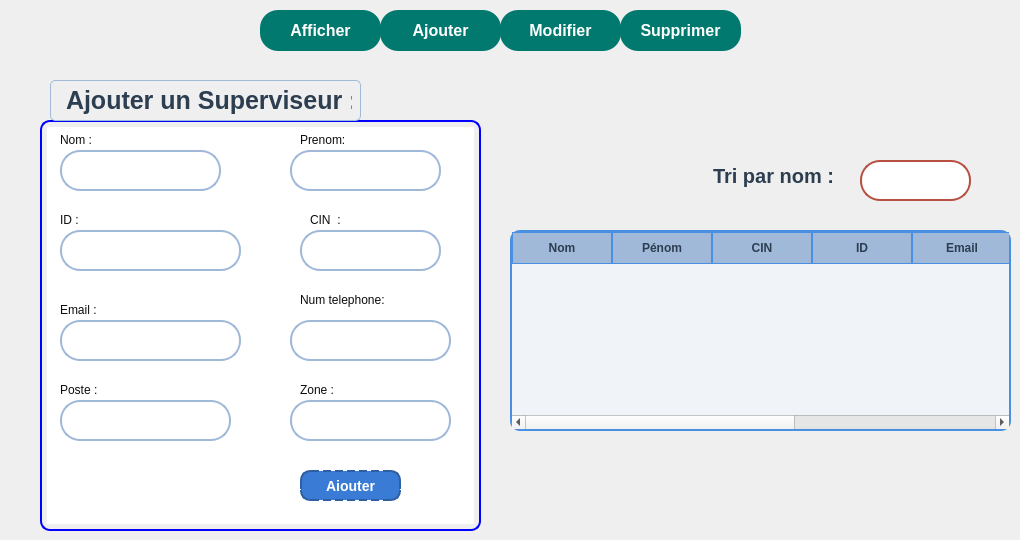
     <widget class="QWidget" name="AjSuperv">
      <widget class="QLabel" name="label_11">
       <property name="geometry">
        <rect>
         <x>50</x>
         <y>80</y>
         <width>311</width>
         <height>41</height>
        </rect>
       </property>
       <property name="styleSheet">
        <string notr="true">#label_11 { 
    font-size: 25px; /* Taille réduite du texte */
    font-weight: bold; /* Texte en gras pour un effet titre */
    color: #2C3E50; /* Bleu foncé pour une bonne lisibilité */
    background-color: transparent; /* Fond transparent */
    padding: 4px 8px; /* Espacement pour l'aération */
    border: 1px solid #A0B9D9; /* Légère bordure bleu-gris pastel */
    border-radius: 5px; /* Coins légèrement arrondis */
    text-align: center; /* Centrage du texte */
}
</string>
       </property>
       <property name="text">
        <string>Ajouter un Superviseur :</string>
       </property>
      </widget>
      <widget class="QListWidget" name="listWidget">
       <property name="geometry">
        <rect>
         <x>40</x>
         <y>120</y>
         <width>441</width>
         <height>411</height>
        </rect>
       </property>
       <property name="styleSheet">
        <string notr="true">QListWidget {
    border: 2px solid blue;    /* Bordure bleue */
    border-radius: 10px;        /* Coins arrondis */
    padding: 5px;               /* Un peu d'espace à l'intérieur */
}
</string>
       </property>
      </widget>
      <widget class="QLabel" name="label_18">
       <property name="geometry">
        <rect>
         <x>60</x>
         <y>130</y>
         <width>63</width>
         <height>20</height>
        </rect>
       </property>
       <property name="styleSheet">
        <string notr="true">color: rgb(12, 12, 12);</string>
       </property>
       <property name="text">
        <string>Nom :</string>
       </property>
      </widget>
      <widget class="QLineEdit" name="NomLineEdit">
       <property name="geometry">
        <rect>
         <x>60</x>
         <y>150</y>
         <width>161</width>
         <height>41</height>
        </rect>
       </property>
       <property name="acceptDrops">
        <bool>true</bool>
       </property>
       <property name="styleSheet">
        <string notr="true">#NomLineEdit {
    background-color: #FFFFFF; /* Blanc pur pour un bon contraste */
    border: 2px solid #A0B9D9; /* Bordure bleu-gris pastel */
    border-radius: 20px; /* Coins arrondis */
    padding: 8px 12px; /* Espacement interne */
    font-size: 16px; /* Taille de police agréable */
    color: #2C3E50; /* Bleu foncé pour le texte */
    selection-background-color: #A0B9D9; /* Couleur de sélection */
}

#NomLineEdit:focus {
    border: 2px solid #4A90E2; /* Bleu clair plus intense lors du focus */
    background-color: #F0F4F8; /* Légère variation pour effet moderne */
}

</string>
       </property>
       <property name="text">
        <string/>
       </property>
      </widget>
      <widget class="QLabel" name="label_19">
       <property name="geometry">
        <rect>
         <x>300</x>
         <y>130</y>
         <width>63</width>
         <height>20</height>
        </rect>
       </property>
       <property name="styleSheet">
        <string notr="true">color: rgb(12, 12, 12);</string>
       </property>
       <property name="text">
        <string>Prenom:</string>
       </property>
      </widget>
      <widget class="QLineEdit" name="PrenLineEdit">
       <property name="geometry">
        <rect>
         <x>290</x>
         <y>150</y>
         <width>151</width>
         <height>41</height>
        </rect>
       </property>
       <property name="styleSheet">
        <string notr="true">#PrenLineEdit {
    background-color: #FFFFFF; /* Blanc pur pour un bon contraste */
    border: 2px solid #A0B9D9; /* Bordure bleu-gris pastel */
    border-radius: 20px; /* Coins arrondis */
    padding: 8px 12px; /* Espacement interne */
    font-size: 16px; /* Taille de police agréable */
    color: #2C3E50; /* Bleu foncé pour le texte */
    selection-background-color: #A0B9D9; /* Couleur de sélection */
}

#PrenLineEdit:focus {
    border: 2px solid #4A90E2; /* Bleu clair plus intense lors du focus */
    background-color: #F0F4F8; /* Légère variation pour effet moderne */
}

</string>
       </property>
       <property name="text">
        <string/>
       </property>
      </widget>
      <widget class="QLineEdit" name="IDLineEdit">
       <property name="geometry">
        <rect>
         <x>60</x>
         <y>230</y>
         <width>181</width>
         <height>41</height>
        </rect>
       </property>
       <property name="styleSheet">
        <string notr="true">#IDLineEdit {
    background-color: #FFFFFF; /* Blanc pur pour un bon contraste */
    border: 2px solid #A0B9D9; /* Bordure bleu-gris pastel */
    border-radius: 20px; /* Coins arrondis */
    padding: 8px 12px; /* Espacement interne */
    font-size: 16px; /* Taille de police agréable */
    color: #2C3E50; /* Bleu foncé pour le texte */
    selection-background-color: #A0B9D9; /* Couleur de sélection */
}

#IDLineEdit:focus {
    border: 2px solid #4A90E2; /* Bleu clair plus intense lors du focus */
    background-color: #F0F4F8; /* Légère variation pour effet moderne */
}

</string>
       </property>
       <property name="text">
        <string/>
       </property>
      </widget>
      <widget class="QLabel" name="label_20">
       <property name="geometry">
        <rect>
         <x>60</x>
         <y>210</y>
         <width>63</width>
         <height>20</height>
        </rect>
       </property>
       <property name="styleSheet">
        <string notr="true">color: rgb(12, 12, 12);</string>
       </property>
       <property name="text">
        <string>ID :</string>
       </property>
      </widget>
      <widget class="QLineEdit" name="EmailLineEdit">
       <property name="geometry">
        <rect>
         <x>60</x>
         <y>320</y>
         <width>181</width>
         <height>41</height>
        </rect>
       </property>
       <property name="styleSheet">
        <string notr="true">#EmailLineEdit {
    background-color: #FFFFFF; /* Blanc pur pour un bon contraste */
    border: 2px solid #A0B9D9; /* Bordure bleu-gris pastel */
    border-radius: 20px; /* Coins arrondis */
    padding: 8px 12px; /* Espacement interne */
    font-size: 16px; /* Taille de police agréable */
    color: #2C3E50; /* Bleu foncé pour le texte */
    selection-background-color: #A0B9D9; /* Couleur de sélection */
}

#EmailLineEdit:focus {
    border: 2px solid #4A90E2; /* Bleu clair plus intense lors du focus */
    background-color: #F0F4F8; /* Légère variation pour effet moderne */
}

</string>
       </property>
       <property name="text">
        <string/>
       </property>
      </widget>
      <widget class="QLabel" name="label_21">
       <property name="geometry">
        <rect>
         <x>60</x>
         <y>300</y>
         <width>63</width>
         <height>20</height>
        </rect>
       </property>
       <property name="styleSheet">
        <string notr="true">color: rgb(12, 12, 12);</string>
       </property>
       <property name="text">
        <string>Email :</string>
       </property>
      </widget>
      <widget class="QLineEdit" name="TlfLineEdit">
       <property name="geometry">
        <rect>
         <x>290</x>
         <y>320</y>
         <width>161</width>
         <height>41</height>
        </rect>
       </property>
       <property name="styleSheet">
        <string notr="true">#TlfLineEdit {
    background-color: #FFFFFF; /* Blanc pur pour un bon contraste */
    border: 2px solid #A0B9D9; /* Bordure bleu-gris pastel */
    border-radius: 20px; /* Coins arrondis */
    padding: 8px 12px; /* Espacement interne */
    font-size: 16px; /* Taille de police agréable */
    color: #2C3E50; /* Bleu foncé pour le texte */
    selection-background-color: #A0B9D9; /* Couleur de sélection */
}

#TlfLineEdit:focus {
    border: 2px solid #4A90E2; /* Bleu clair plus intense lors du focus */
    background-color: #F0F4F8; /* Légère variation pour effet moderne */
}

</string>
       </property>
       <property name="text">
        <string/>
       </property>
      </widget>
      <widget class="QLabel" name="label_22">
       <property name="geometry">
        <rect>
         <x>300</x>
         <y>290</y>
         <width>111</width>
         <height>20</height>
        </rect>
       </property>
       <property name="styleSheet">
        <string notr="true">color: rgb(12, 12, 12);</string>
       </property>
       <property name="text">
        <string>Num telephone:</string>
       </property>
      </widget>
      <widget class="QLabel" name="label_23">
       <property name="geometry">
        <rect>
         <x>310</x>
         <y>210</y>
         <width>63</width>
         <height>20</height>
        </rect>
       </property>
       <property name="styleSheet">
        <string notr="true">color: rgb(12, 12, 12);</string>
       </property>
       <property name="text">
        <string>CIN  :</string>
       </property>
      </widget>
      <widget class="QLineEdit" name="CINLineEdit">
       <property name="geometry">
        <rect>
         <x>300</x>
         <y>230</y>
         <width>141</width>
         <height>41</height>
        </rect>
       </property>
       <property name="styleSheet">
        <string notr="true">#CINLineEdit {
    background-color: #FFFFFF; /* Blanc pur pour un bon contraste */
    border: 2px solid #A0B9D9; /* Bordure bleu-gris pastel */
    border-radius: 20px; /* Coins arrondis */
    padding: 8px 12px; /* Espacement interne */
    font-size: 16px; /* Taille de police agréable */
    color: #2C3E50; /* Bleu foncé pour le texte */
    selection-background-color: #A0B9D9; /* Couleur de sélection */
}

#CINLineEdit:focus {
    border: 2px solid #4A90E2; /* Bleu clair plus intense lors du focus */
    background-color: #F0F4F8; /* Légère variation pour effet moderne */
}

</string>
       </property>
       <property name="text">
        <string/>
       </property>
      </widget>
      <widget class="QLineEdit" name="PostLineEdit">
       <property name="geometry">
        <rect>
         <x>60</x>
         <y>400</y>
         <width>171</width>
         <height>41</height>
        </rect>
       </property>
       <property name="styleSheet">
        <string notr="true">#PostLineEdit {
    background-color: #FFFFFF; /* Blanc pur pour un bon contraste */
    border: 2px solid #A0B9D9; /* Bordure bleu-gris pastel */
    border-radius: 20px; /* Coins arrondis */
    padding: 8px 12px; /* Espacement interne */
    font-size: 16px; /* Taille de police agréable */
    color: #2C3E50; /* Bleu foncé pour le texte */
    selection-background-color: #A0B9D9; /* Couleur de sélection */
}

#PostLineEdit:focus {
    border: 2px solid #4A90E2; /* Bleu clair plus intense lors du focus */
    background-color: #F0F4F8; /* Légère variation pour effet moderne */
}

</string>
       </property>
       <property name="text">
        <string/>
       </property>
      </widget>
      <widget class="QLabel" name="label_24">
       <property name="geometry">
        <rect>
         <x>60</x>
         <y>380</y>
         <width>63</width>
         <height>20</height>
        </rect>
       </property>
       <property name="styleSheet">
        <string notr="true">color: rgb(12, 12, 12);</string>
       </property>
       <property name="text">
        <string>Poste :</string>
       </property>
      </widget>
      <widget class="QLineEdit" name="ZoneLineEdit">
       <property name="geometry">
        <rect>
         <x>290</x>
         <y>400</y>
         <width>161</width>
         <height>41</height>
        </rect>
       </property>
       <property name="styleSheet">
        <string notr="true">#ZoneLineEdit {
    background-color: #FFFFFF; /* Blanc pur pour un bon contraste */
    border: 2px solid #A0B9D9; /* Bordure bleu-gris pastel */
    border-radius: 20px; /* Coins arrondis */
    padding: 8px 12px; /* Espacement interne */
    font-size: 16px; /* Taille de police agréable */
    color: #2C3E50; /* Bleu foncé pour le texte */
    selection-background-color: #A0B9D9; /* Couleur de sélection */
}

#ZoneLineEdit:focus {
    border: 2px solid #4A90E2; /* Bleu clair plus intense lors du focus */
    background-color: #F0F4F8; /* Légère variation pour effet moderne */
}

</string>
       </property>
       <property name="text">
        <string/>
       </property>
      </widget>
      <widget class="QLabel" name="label_25">
       <property name="geometry">
        <rect>
         <x>300</x>
         <y>380</y>
         <width>63</width>
         <height>20</height>
        </rect>
       </property>
       <property name="styleSheet">
        <string notr="true">color: rgb(12, 12, 12);</string>
       </property>
       <property name="text">
        <string>Zone :</string>
       </property>
      </widget>
      <widget class="QPushButton" name="Ajbtn">
       <property name="geometry">
        <rect>
         <x>300</x>
         <y>470</y>
         <width>101</width>
         <height>31</height>
        </rect>
       </property>
       <property name="styleSheet">
        <string notr="true">#Ajbtn { 
    background-color: #3A7BD5; /* Bleu plus profond et élégant */
     border: 2px dashed #2E5FA2; /* Bordure bleu foncé */
    border-radius: 10px; /* Coins arrondis */
    padding: 8px 16px; /* Espacement interne */
    font-size: 14px; /* Taille du texte */
    font-weight: bold; /* Texte en gras */
    color: white; /* Texte blanc */
}

#Ajbtn:hover { 
    background-color: #5294E2; /* Bleu légèrement plus clair au survol */
    border: 2px solid #3A7BD5;
}

#Ajbtn:pressed { 
    background-color: #A8D5BA; /* Vert pastel au clic */
    border: 2px solid #86C79A; /* Bordure verte pastel */
    color: #2C3E50; /* Texte bleu foncé */
}
</string>
       </property>
       <property name="text">
        <string>Ajouter</string>
       </property>
      </widget>
      <widget class="QLineEdit" name="TriLineEdit1">
       <property name="geometry">
        <rect>
         <x>860</x>
         <y>160</y>
         <width>111</width>
         <height>41</height>
        </rect>
       </property>
       <property name="font">
        <font>
         <pointsize>-1</pointsize>
         <kerning>true</kerning>
        </font>
       </property>
       <property name="styleSheet">
        <string notr="true">#TriLineEdit1 { 
    background-color: #FFFFFF; /* Blanc pur pour un bon contraste */
    border: 2px solid #B85042; /* Bordure rouge brique pastel */
    border-radius: 20px; /* Coins arrondis */
    padding: 8px 12px; /* Espacement interne */
    font-size: 16px; /* Taille de police agréable */
    color: #2C3E50; /* Bleu foncé pour le texte */
    selection-background-color: #B85042; /* Couleur de sélection */
}

#TriLineEdit1:focus { 
    border: 2px solid #D6655A; /* Rouge brique légèrement plus clair au focus */
    background-color: #F8E8E6; /* Légère variation pour effet moderne */
}
</string>
       </property>
       <property name="text">
        <string/>
       </property>
      </widget>
      <widget class="QLabel" name="Trilabel1">
       <property name="geometry">
        <rect>
         <x>700</x>
         <y>160</y>
         <width>151</width>
         <height>31</height>
        </rect>
       </property>
       <property name="styleSheet">
        <string notr="true">#Trilabel1 { 
    font-size: 20px; /* Taille réduite du texte */
    font-weight: bold; /* Texte en gras pour un effet titre */
    color: #2C3E50; /* Bleu foncé pour une bonne lisibilité */
    background-color: transparent; /* Fond transparent */
    padding: 4px 8px; /* Espacement pour l'aération */
  
    border-radius: 5px; /* Coins légèrement arrondis */
    text-align: center; /* Centrage du texte */
}
</string>
       </property>
       <property name="text">
        <string>Tri par nom :</string>
       </property>
      </widget>
      <widget class="QTableWidget" name="tableWidget2">
       <property name="geometry">
        <rect>
         <x>510</x>
         <y>230</y>
         <width>501</width>
         <height>201</height>
        </rect>
       </property>
       <property name="styleSheet">
        <string notr="true">#tableWidget2 {
    border: 2px solid #4A90E2; /* Bordure bleue */
    border-radius: 10px; /* Coins arrondis */
    background-color: #F0F4F8; /* Fond légèrement gris-bleu */
    gridline-color: #A0B9D9; /* Couleur des lignes du tableau */
    selection-background-color: #4A90E2; /* Couleur de sélection */
    selection-color: white; /* Texte blanc lors de la sélection */
}

#tableWidget2::item {
    padding: 8px; /* Espacement entre le texte et la cellule */
    color: #2C3E50; /* Texte bleu foncé */
}

#tableWidget2::item:selected {
    background-color: #4A90E2; /* Fond bleu lors de la sélection */
    color: white; /* Texte blanc */
}

#tableWidget2 QHeaderView::section {
    background-color: #A0B9D9; /* En-tête avec une teinte bleu-gris */
    color: #2C3E50; /* Texte des en-têtes en bleu foncé */
    padding: 6px;
    border: 1px solid #4A90E2; /* Bordure des en-têtes */
    font-weight: bold;
}

#tableWidget2 QTableCornerButton::section {
    background-color: #4A90E2; /* Coin supérieur gauche */
    border: 1px solid #4A90E2;
}
</string>
       </property>
       <attribute name="horizontalHeaderVisible">
        <bool>true</bool>
       </attribute>
       <column>
        <property name="text">
         <string>Nom</string>
        </property>
       </column>
       <column>
        <property name="text">
         <string>Pénom</string>
        </property>
       </column>
       <column>
        <property name="text">
         <string>CIN</string>
        </property>
       </column>
       <column>
        <property name="text">
         <string>ID</string>
        </property>
       </column>
       <column>
        <property name="text">
         <string>Email</string>
        </property>
       </column>
       <column>
        <property name="text">
         <string>NuméroT</string>
        </property>
       </column>
       <column>
        <property name="text">
         <string>Zone</string>
        </property>
       </column>
      </widget>
      <widget class="QWidget" name="widget_6" native="true">
       <property name="geometry">
        <rect>
         <x>260</x>
         <y>0</y>
         <width>481</width>
         <height>61</height>
        </rect>
       </property>
       <widget class="QPushButton" name="AjButton_2">
        <property name="geometry">
         <rect>
          <x>120</x>
          <y>10</y>
          <width>121</width>
          <height>41</height>
         </rect>
        </property>
        <property name="styleSheet">
         <string notr="true">QPushButton#AjButton_2  {
    background-color: rgb(1, 121, 111); /* Vert sapin */
    color: white;
    font-size: 16px;
    font-weight: bold;
    border-radius: 18px; /* La moitié de la taille pour un cercle */
    border: none;
    transition: all 0.3s ease-in-out;
    text-align: center;
}

QPushButton#AjButton_2:hover {
    background-color: rgb(3, 150, 138); /* Vert sapin plus clair au survol */
    box-shadow: 0px 3px 8px rgba(1, 121, 111, 0.4);
}

QPushButton#AjButton_2 :pressed {
    background-color: rgb(0, 100, 92); /* Vert sapin plus foncé*/
    box-shadow: 0px 2px 5px rgba(1, 121, 111, 0.5);
}</string>
        </property>
        <property name="text">
         <string>Ajouter</string>
        </property>
        <property name="icon">
         <iconset theme="QIcon::ThemeIcon::ListAdd"/>
        </property>
       </widget>
       <widget class="QPushButton" name="AffButton_2">
        <property name="geometry">
         <rect>
          <x>0</x>
          <y>10</y>
          <width>121</width>
          <height>41</height>
         </rect>
        </property>
        <property name="styleSheet">
         <string notr="true">QPushButton#AffButton_2  {
    background-color: rgb(1, 121, 111); /* Vert sapin */
    color: white;
    font-size: 16px;
    font-weight: bold;
    border-radius: 18px; /* La moitié de la taille pour un cercle */
    border: none;
    transition: all 0.3s ease-in-out;
    text-align: center;
}

QPushButton#AffButton_2:hover {
    background-color: rgb(3, 150, 138); /* Vert sapin plus clair au survol */
    box-shadow: 0px 3px 8px rgba(1, 121, 111, 0.4);
}

QPushButton#AffButton_2 :pressed {
    background-color: rgb(0, 100, 92); /* Vert sapin plus foncé*/
    box-shadow: 0px 2px 5px rgba(1, 121, 111, 0.5);
}</string>
        </property>
        <property name="text">
         <string>Afficher</string>
        </property>
        <property name="icon">
         <iconset theme="QIcon::ThemeIcon::DocumentNew"/>
        </property>
       </widget>
       <widget class="QPushButton" name="ModButton_2">
        <property name="geometry">
         <rect>
          <x>240</x>
          <y>10</y>
          <width>121</width>
          <height>41</height>
         </rect>
        </property>
        <property name="styleSheet">
         <string notr="true">QPushButton#ModButton_2  {
    background-color: rgb(1, 121, 111); /* Vert sapin */
    color: white;
    font-size: 16px;
    font-weight: bold;
    border-radius: 18px; /* La moitié de la taille pour un cercle */
    border: none;
    transition: all 0.3s ease-in-out;
    text-align: center;
}

QPushButton#ModButton_2:hover {
    background-color: rgb(3, 150, 138); /* Vert sapin plus clair au survol */
    box-shadow: 0px 3px 8px rgba(1, 121, 111, 0.4);
}

QPushButton#ModButton_2 :pressed {
    background-color: rgb(0, 100, 92); /* Vert sapin plus foncé*/
    box-shadow: 0px 2px 5px rgba(1, 121, 111, 0.5);
}</string>
        </property>
        <property name="text">
         <string>Modifier</string>
        </property>
        <property name="icon">
         <iconset theme="QIcon::ThemeIcon::MailMessageNew"/>
        </property>
       </widget>
       <widget class="QPushButton" name="SuppButton_2">
        <property name="geometry">
         <rect>
          <x>360</x>
          <y>10</y>
          <width>121</width>
          <height>41</height>
         </rect>
        </property>
        <property name="styleSheet">
         <string notr="true">QPushButton#SuppButton_2  {
    background-color: rgb(1, 121, 111); /* Vert sapin */
    color: white;
    font-size: 16px;
    font-weight: bold;
    border-radius: 18px; /* La moitié de la taille pour un cercle */
    border: none;
    transition: all 0.3s ease-in-out;
    text-align: center;
}

QPushButton#SuppButton_2:hover {
    background-color: rgb(3, 150, 138); /* Vert sapin plus clair au survol */
    box-shadow: 0px 3px 8px rgba(1, 121, 111, 0.4);
}

QPushButton#SuppButton_2 :pressed {
    background-color: rgb(0, 100, 92); /* Vert sapin plus foncé*/
    box-shadow: 0px 2px 5px rgba(1, 121, 111, 0.5);
}</string>
        </property>
        <property name="text">
         <string>Supprimer</string>
        </property>
        <property name="icon">
         <iconset theme="QIcon::ThemeIcon::ListRemove"/>
        </property>
       </widget>
      </widget>
      <zorder>listWidget</zorder>
      <zorder>label_11</zorder>
      <zorder>label_18</zorder>
      <zorder>NomLineEdit</zorder>
      <zorder>label_19</zorder>
      <zorder>PrenLineEdit</zorder>
      <zorder>IDLineEdit</zorder>
      <zorder>label_20</zorder>
      <zorder>EmailLineEdit</zorder>
      <zorder>label_21</zorder>
      <zorder>TlfLineEdit</zorder>
      <zorder>label_22</zorder>
      <zorder>label_23</zorder>
      <zorder>CINLineEdit</zorder>
      <zorder>PostLineEdit</zorder>
      <zorder>label_24</zorder>
      <zorder>ZoneLineEdit</zorder>
      <zorder>label_25</zorder>
      <zorder>Ajbtn</zorder>
      <zorder>TriLineEdit1</zorder>
      <zorder>Trilabel1</zorder>
      <zorder>tableWidget2</zorder>
      <zorder>widget_6</zorder>
     </widget>
